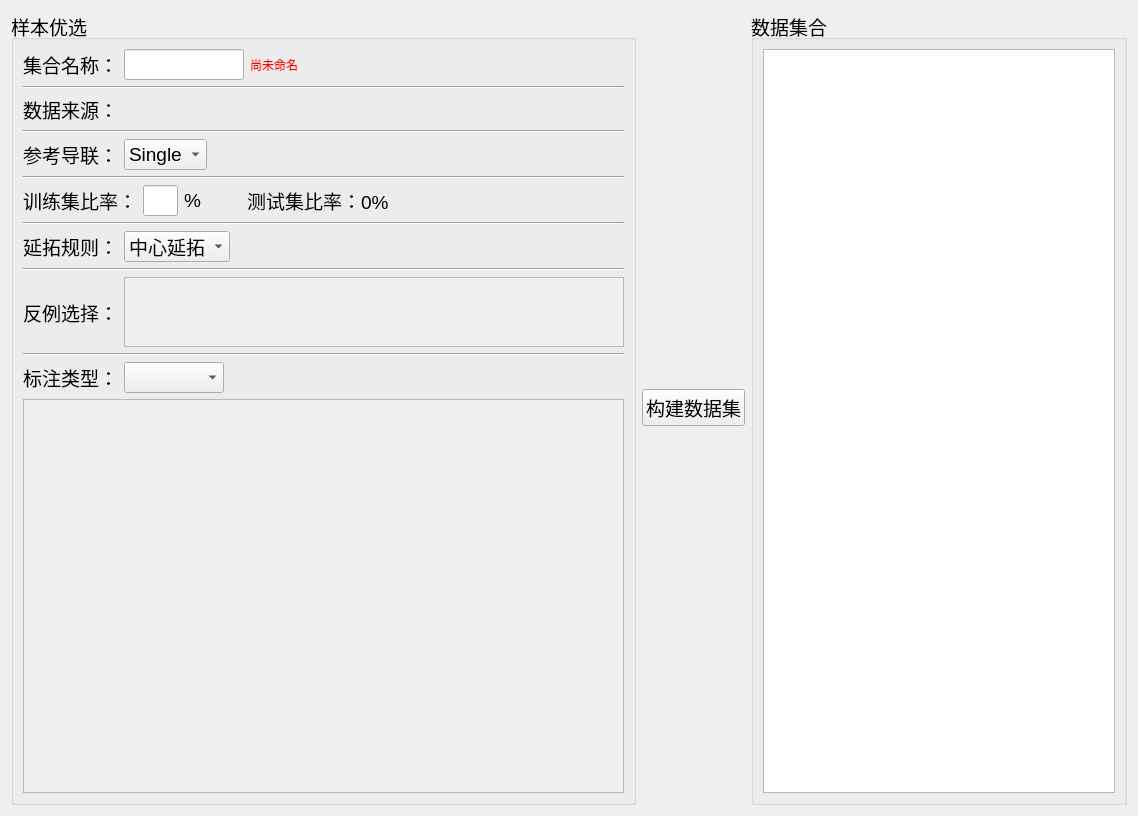
<?xml version="1.0" encoding="UTF-8"?>
<ui version="4.0">
 <class>Form</class>
 <widget class="QWidget" name="Form">
  <property name="geometry">
   <rect>
    <x>0</x>
    <y>0</y>
    <width>1138</width>
    <height>816</height>
   </rect>
  </property>
  <property name="windowTitle">
   <string>Form</string>
  </property>
  <layout class="QHBoxLayout" name="horizontalLayout_7" stretch="6,0,4">
   <item>
    <layout class="QVBoxLayout" name="verticalLayout" stretch="1">
     <item>
      <widget class="QGroupBox" name="groupBox_3">
       <property name="font">
        <font>
         <pointsize>14</pointsize>
        </font>
       </property>
       <property name="title">
        <string>样本优选</string>
       </property>
       <layout class="QVBoxLayout" name="verticalLayout_3" stretch="0,0,0,0,0,0,0,0,0,0,0,0,0,1">
        <item>
         <layout class="QHBoxLayout" name="horizontalLayout_9" stretch="0,0,0,1">
          <item>
           <widget class="QLabel" name="label_7">
            <property name="font">
             <font>
              <pointsize>14</pointsize>
             </font>
            </property>
            <property name="text">
             <string>集合名称：</string>
            </property>
           </widget>
          </item>
          <item>
           <widget class="QLineEdit" name="lineEdit_2">
            <property name="maximumSize">
             <size>
              <width>120</width>
              <height>16777215</height>
             </size>
            </property>
           </widget>
          </item>
          <item>
           <widget class="QLabel" name="label_9">
            <property name="font">
             <font>
              <pointsize>9</pointsize>
             </font>
            </property>
            <property name="styleSheet">
             <string notr="true">color: rgb(255, 0, 0);</string>
            </property>
            <property name="text">
             <string>尚未命名</string>
            </property>
           </widget>
          </item>
          <item>
           <spacer name="horizontalSpacer_3">
            <property name="orientation">
             <enum>Qt::Horizontal</enum>
            </property>
            <property name="sizeHint" stdset="0">
             <size>
              <width>40</width>
              <height>20</height>
             </size>
            </property>
           </spacer>
          </item>
         </layout>
        </item>
        <item>
         <widget class="Line" name="line_3">
          <property name="orientation">
           <enum>Qt::Horizontal</enum>
          </property>
         </widget>
        </item>
        <item>
         <layout class="QHBoxLayout" name="horizontalLayout_2">
          <item>
           <widget class="QLabel" name="label">
            <property name="text">
             <string>数据来源：</string>
            </property>
           </widget>
          </item>
         </layout>
        </item>
        <item>
         <widget class="Line" name="line">
          <property name="orientation">
           <enum>Qt::Horizontal</enum>
          </property>
         </widget>
        </item>
        <item>
         <layout class="QHBoxLayout" name="horizontalLayout_13">
          <item>
           <widget class="QLabel" name="label_13">
            <property name="text">
             <string>参考导联：</string>
            </property>
           </widget>
          </item>
          <item>
           <widget class="QComboBox" name="comboBox_5">
            <item>
             <property name="text">
              <string>Single</string>
             </property>
            </item>
           </widget>
          </item>
          <item>
           <spacer name="horizontalSpacer_9">
            <property name="orientation">
             <enum>Qt::Horizontal</enum>
            </property>
            <property name="sizeHint" stdset="0">
             <size>
              <width>40</width>
              <height>20</height>
             </size>
            </property>
           </spacer>
          </item>
         </layout>
        </item>
        <item>
         <widget class="Line" name="line_2">
          <property name="orientation">
           <enum>Qt::Horizontal</enum>
          </property>
         </widget>
        </item>
        <item>
         <layout class="QHBoxLayout" name="horizontalLayout_3" stretch="0,0,0,0,0,1">
          <item>
           <widget class="QLabel" name="label_2">
            <property name="text">
             <string>训练集比率：</string>
            </property>
           </widget>
          </item>
          <item>
           <widget class="QLineEdit" name="lineEdit">
            <property name="maximumSize">
             <size>
              <width>35</width>
              <height>16777215</height>
             </size>
            </property>
           </widget>
          </item>
          <item>
           <widget class="QLabel" name="label_3">
            <property name="text">
             <string>%</string>
            </property>
           </widget>
          </item>
          <item>
           <spacer name="horizontalSpacer_5">
            <property name="orientation">
             <enum>Qt::Horizontal</enum>
            </property>
            <property name="sizeHint" stdset="0">
             <size>
              <width>40</width>
              <height>20</height>
             </size>
            </property>
           </spacer>
          </item>
          <item>
           <widget class="QLabel" name="label_4">
            <property name="text">
             <string>测试集比率：0%</string>
            </property>
           </widget>
          </item>
          <item>
           <spacer name="horizontalSpacer">
            <property name="orientation">
             <enum>Qt::Horizontal</enum>
            </property>
            <property name="sizeHint" stdset="0">
             <size>
              <width>40</width>
              <height>20</height>
             </size>
            </property>
           </spacer>
          </item>
         </layout>
        </item>
        <item>
         <widget class="Line" name="line_5">
          <property name="orientation">
           <enum>Qt::Horizontal</enum>
          </property>
         </widget>
        </item>
        <item>
         <layout class="QHBoxLayout" name="horizontalLayout_5">
          <item>
           <widget class="QLabel" name="label_5">
            <property name="text">
             <string>延拓规则：</string>
            </property>
           </widget>
          </item>
          <item>
           <widget class="QComboBox" name="comboBox">
            <item>
             <property name="text">
              <string>中心延拓</string>
             </property>
            </item>
            <item>
             <property name="text">
              <string>极值延拓</string>
             </property>
            </item>
           </widget>
          </item>
          <item>
           <spacer name="horizontalSpacer_2">
            <property name="orientation">
             <enum>Qt::Horizontal</enum>
            </property>
            <property name="sizeHint" stdset="0">
             <size>
              <width>40</width>
              <height>20</height>
             </size>
            </property>
           </spacer>
          </item>
         </layout>
        </item>
        <item>
         <widget class="Line" name="line_9">
          <property name="orientation">
           <enum>Qt::Horizontal</enum>
          </property>
         </widget>
        </item>
        <item>
         <layout class="QHBoxLayout" name="horizontalLayout_8">
          <item>
           <widget class="QLabel" name="label_8">
            <property name="text">
             <string>反例选择：</string>
            </property>
           </widget>
          </item>
          <item>
           <widget class="QScrollArea" name="scrollArea_2">
            <property name="sizePolicy">
             <sizepolicy hsizetype="Minimum" vsizetype="Expanding">
              <horstretch>0</horstretch>
              <verstretch>0</verstretch>
             </sizepolicy>
            </property>
            <property name="minimumSize">
             <size>
              <width>500</width>
              <height>0</height>
             </size>
            </property>
            <property name="widgetResizable">
             <bool>true</bool>
            </property>
            <widget class="QWidget" name="scrollAreaWidgetContents_2">
             <property name="geometry">
              <rect>
               <x>0</x>
               <y>0</y>
               <width>498</width>
               <height>69</height>
              </rect>
             </property>
             <layout class="QVBoxLayout" name="verticalLayout_4"/>
            </widget>
           </widget>
          </item>
         </layout>
        </item>
        <item>
         <widget class="Line" name="line_10">
          <property name="orientation">
           <enum>Qt::Horizontal</enum>
          </property>
         </widget>
        </item>
        <item>
         <layout class="QHBoxLayout" name="horizontalLayout_6">
          <item>
           <widget class="QLabel" name="label_6">
            <property name="text">
             <string>标注类型：</string>
            </property>
           </widget>
          </item>
          <item>
           <widget class="QComboBox" name="comboBox_2"/>
          </item>
          <item>
           <spacer name="horizontalSpacer_6">
            <property name="orientation">
             <enum>Qt::Horizontal</enum>
            </property>
            <property name="sizeHint" stdset="0">
             <size>
              <width>40</width>
              <height>20</height>
             </size>
            </property>
           </spacer>
          </item>
         </layout>
        </item>
        <item>
         <widget class="QScrollArea" name="scrollArea">
          <property name="widgetResizable">
           <bool>true</bool>
          </property>
          <widget class="QWidget" name="scrollAreaWidgetContents">
           <property name="geometry">
            <rect>
             <x>0</x>
             <y>0</y>
             <width>601</width>
             <height>428</height>
            </rect>
           </property>
           <layout class="QVBoxLayout" name="verticalLayout_2"/>
          </widget>
         </widget>
        </item>
       </layout>
      </widget>
     </item>
    </layout>
   </item>
   <item>
    <widget class="QPushButton" name="pushButton">
     <property name="font">
      <font>
       <pointsize>14</pointsize>
      </font>
     </property>
     <property name="text">
      <string>构建数据集</string>
     </property>
    </widget>
   </item>
   <item>
    <layout class="QHBoxLayout" name="horizontalLayout">
     <item>
      <widget class="QGroupBox" name="groupBox_2">
       <property name="font">
        <font>
         <pointsize>14</pointsize>
        </font>
       </property>
       <property name="title">
        <string>数据集合</string>
       </property>
       <layout class="QHBoxLayout" name="horizontalLayout_4">
        <item>
         <widget class="QTableWidget" name="tableWidget"/>
        </item>
       </layout>
      </widget>
     </item>
    </layout>
   </item>
  </layout>
 </widget>
 <resources/>
 <connections/>
</ui>
